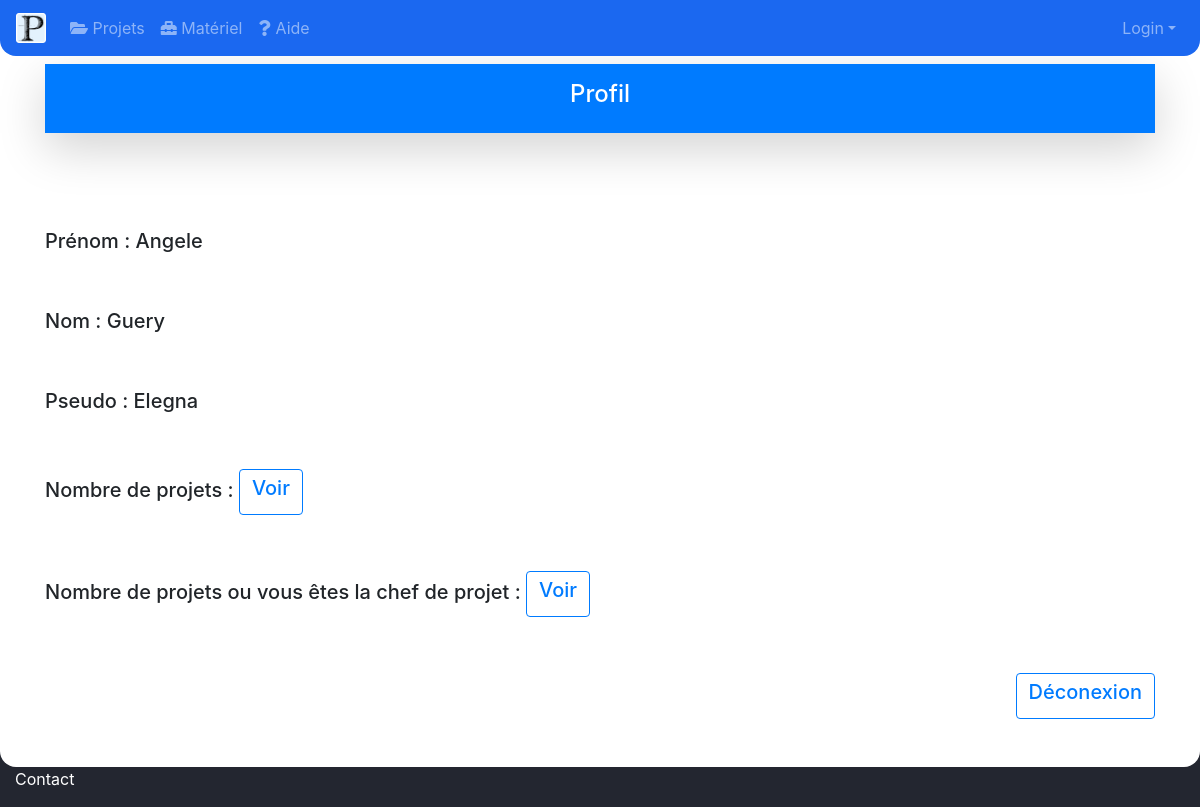
The page /profil/ on the database its author committed.
### comptes/models.py (models this page shows, shortened)
class Personne(models.Model):
    prenom = models.CharField(max_length=100)
    nom = models.CharField(max_length=100)
    mdp = models.CharField(max_length=16)
    login = models.CharField(max_length=100)

### Prepascience/views.py (the view)
def profil(request):
    per = Personne.objects.filter(prenom__iexact='Angele').get
    return render(request, "profil.html", {'per': per})

### Prepascience/session.py (called while the page is built)
    def __call__(self, request):
        response = self.get_response(request)
        return response

    def process_view(self, request, view_func, view_args, view_kwargs):
        assert hasattr(request, 'user')
        path = request.path_info.lstrip('/')
        if not request.user.is_authenticated:
            if any(url.match(path) for url in EXEMPT_URLS):
                return redirect(settings.LOGIN_URL)

### templates/profil.html (shortened to what this page needs)
{% load static %}
<!doctype html>
<html lang="en">
<head>
    <link rel="stylesheet" href="https://stackpath.bootstrapcdn.com/bootstrap/4.4.1/css/bootstrap.min.css">
    <link rel="stylesheet" href="https://use.fontawesome.com/releases/v5.7.0/css/all.css">
</head>
<body style=" background-color: #232630;" >
<nav class="navbar navbar-expand-md navbar-dark fixed-top" style="background-color: #1B68F0;border-bottom-left-radius: 1rem; border-bottom-right-radius: 1rem ">
    <a class="navbar-brand" href="/">
        <img src="{% static 'images/logo.png' %}" width="30" height="30" class="d-inline-block align-top" alt="">
    </a>
    <div class="collapse navbar-collapse" id="navbarsExampleDefault">
        <ul class="navbar-nav mr-auto">
            <li class="nav-item">
                <a class="nav-link" href="#"> <i class="fas fa-folder-open"> </i> Projets </a>
            </li>
            <li class="nav-item">
                <a class="nav-link" href="/materiel/?form="> <i class="fas fa-toolbox"></i> Matériel </a>
            </li>
            <li class="nav-item">
                <a class="nav-link" href="#"> <i class="fas fa-question"></i> Aide </a>
            </li>
        </ul>
        {% if user.is_authenticated %}
            <div align="right" class="navbar-nav">
                <a class="nav-link dropdown-toggle" href="#" id="dropdown01" data-toggle="dropdown" aria-haspopup="true" aria-expanded="false"> Profil</a>
                <div class="dropdown-menu dropdown-menu-lg-right" aria-labelledby="dropdown01">
                    <a class="dropdown-item" href="/login/">Se connecter</a>
                    <a class="dropdown-item" href="">Creer un compte</a>
                </div>
            </div>
            {% else %}
               <div align="right" class="navbar-nav">
                <a class="nav-link dropdown-toggle" href="#" id="dropdown01" data-toggle="dropdown" aria-haspopup="true" aria-expanded="false"> Login</a>
            </div>
            {% endif %}
    </div>
</nav>
<main role="main"  style="padding-left: 0px;padding-right: 0px;padding-top: 4rem;background-color:#FFFFFF;border-bottom-left-radius: 1rem;border-bottom-right-radius: 1rem">
    <div class="container-fluid container">
        <div align="center" class="shadow-lg p-3 mb-5 bg-primary text-white"><h4>Profil</h4></div>
        <h5> Prénom : {{per.prenom}}</h5>
        <h5>Nom : {{per.nom}}</h5>
        <h5>Pseudo : {{per.login}}</h5>
        <h5>Nombre de projets : <b><button type="button" class="btn btn-outline-primary" onclick="window.location.href='#'"><h5 align="right">Voir</h5></button></b></h5>
        <h5>Nombre de projets ou vous êtes la chef de projet : <b><button type="button" class="btn btn-outline-primary" onclick="window.location.href='#'"><h5 align="right">Voir</h5></button></b> </h5>
        <div align="right"><button type="button" class="btn btn-outline-primary" onclick="window.location.href='#'"><h5>Déconexion</h5></button></div>
    </div>
</main>
<div class="container-fluid">
    <p style="color: white">Contact</p>
</div>
</body>
</html>

### rows shown on the page
Personne: prenom "Angele", nom "Guery", login "Elegna"
